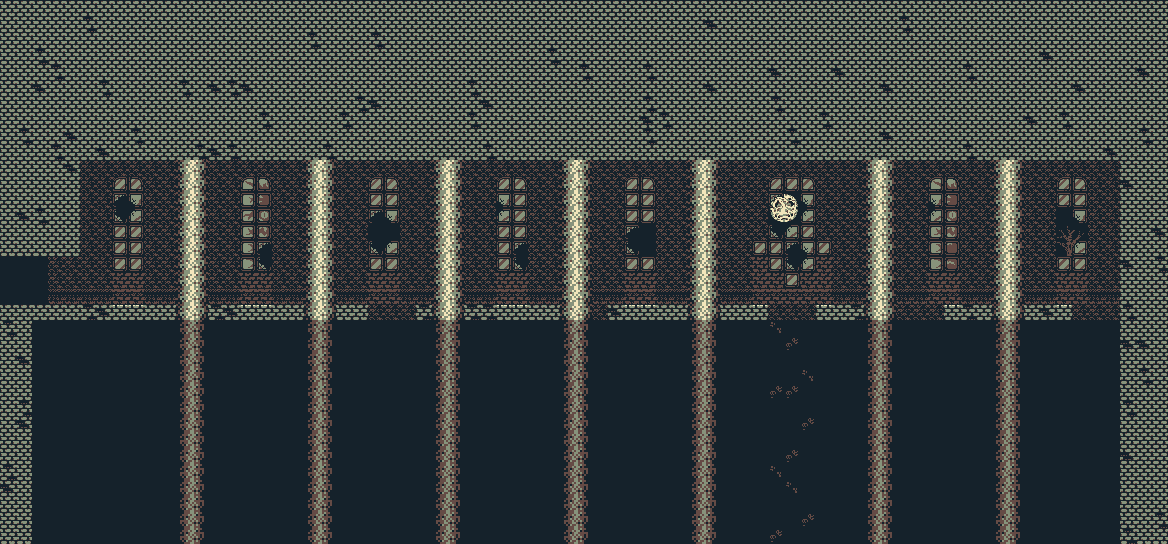

Below is a game level as drawn by its tile map, then a one-line description and the .tmx that defines it (tile-layer data replaced by summaries):
An orthogonal 73x34 tile map with 16x16 px tiles, 5 tile layers (BACK, HILL, MID, GROUND, ...) and 9 objects.

<map version="1.0" orientation="orthogonal" renderorder="right-down" width="73" height="34" tilewidth="16" tileheight="16" nextobjectid="65">
 <tileset firstgid="1" name="night tiles" tilewidth="16" tileheight="16" spacing="1" tilecount="128" columns="16">
  <image source="../sprites/night_tiles.PNG" trans="ffffff" width="272" height="135" />
 </tileset>
 <layer name="BACK" width="73" height="34">
  <data>[2482 cells, 2482 non-empty, 6 distinct tile ids]</data>
 </layer>
 <layer name="HILL" width="73" height="34">
  <data>[2482 cells, 2420 non-empty, 9 distinct tile ids]</data>
 </layer>
 <layer name="MID" width="73" height="34">
  <data>[2482 cells, 94 non-empty, 19 distinct tile ids]</data>
 </layer>
 <layer name="GROUND" width="73" height="34">
  <data>[2482 cells, 926 non-empty, 6 distinct tile ids]</data>
 </layer>
 <layer name="FRONT" width="73" height="34">
  <data>[2482 cells, 336 non-empty, 4 distinct tile ids]</data>
 </layer>
 <objectgroup name="COLLISION">
  <object id="9" x="0" y="0" height="544" />
  <object id="31" x="0" y="304" width="368" height="240" />
  <object id="34" x="416" y="304" width="144" height="240" />
  <object id="36" x="608" y="304" width="160" height="240" />
  <object id="37" x="816" y="304" width="80" height="240" />
  <object id="38" x="944" y="304" width="128" height="240" />
  <object id="54" x="1120" y="0" width="48" height="544" />
  <object id="63" x="0" y="0" width="80" height="256" />
  <object id="64" x="80" y="0" width="1040" height="160" />
 </objectgroup>
</map>
